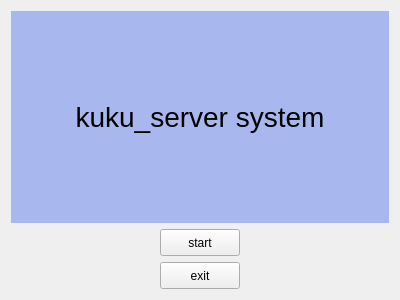
<?xml version="1.0" encoding="UTF-8"?>
<ui version="4.0">
 <class>MainWindow</class>
 <widget class="QMainWindow" name="MainWindow">
  <property name="geometry">
   <rect>
    <x>0</x>
    <y>0</y>
    <width>400</width>
    <height>300</height>
   </rect>
  </property>
  <property name="windowTitle">
   <string>MainWindow</string>
  </property>
  <widget class="QWidget" name="centralWidget">
   <layout class="QGridLayout" name="gridLayout">
    <item row="0" column="0">
     <layout class="QVBoxLayout" name="verticalLayout_2">
      <item>
       <widget class="QLabel" name="label">
        <property name="font">
         <font>
          <pointsize>21</pointsize>
         </font>
        </property>
        <property name="styleSheet">
         <string notr="true">background-color: rgb(168, 183, 238);</string>
        </property>
        <property name="text">
         <string>kuku_server system</string>
        </property>
        <property name="alignment">
         <set>Qt::AlignCenter</set>
        </property>
       </widget>
      </item>
      <item>
       <layout class="QHBoxLayout" name="horizontalLayout">
        <item>
         <spacer name="horizontalSpacer">
          <property name="orientation">
           <enum>Qt::Horizontal</enum>
          </property>
          <property name="sizeHint" stdset="0">
           <size>
            <width>40</width>
            <height>20</height>
           </size>
          </property>
         </spacer>
        </item>
        <item>
         <layout class="QVBoxLayout" name="verticalLayout">
          <item>
           <widget class="QPushButton" name="start_bt">
            <property name="maximumSize">
             <size>
              <width>101</width>
              <height>27</height>
             </size>
            </property>
            <property name="text">
             <string>start</string>
            </property>
           </widget>
          </item>
          <item>
           <widget class="QPushButton" name="exit_bt">
            <property name="maximumSize">
             <size>
              <width>101</width>
              <height>27</height>
             </size>
            </property>
            <property name="text">
             <string>exit</string>
            </property>
           </widget>
          </item>
         </layout>
        </item>
        <item>
         <spacer name="horizontalSpacer_2">
          <property name="orientation">
           <enum>Qt::Horizontal</enum>
          </property>
          <property name="sizeHint" stdset="0">
           <size>
            <width>40</width>
            <height>20</height>
           </size>
          </property>
         </spacer>
        </item>
       </layout>
      </item>
     </layout>
    </item>
   </layout>
  </widget>
 </widget>
 <layoutdefault spacing="6" margin="11"/>
 <resources/>
 <connections/>
</ui>
